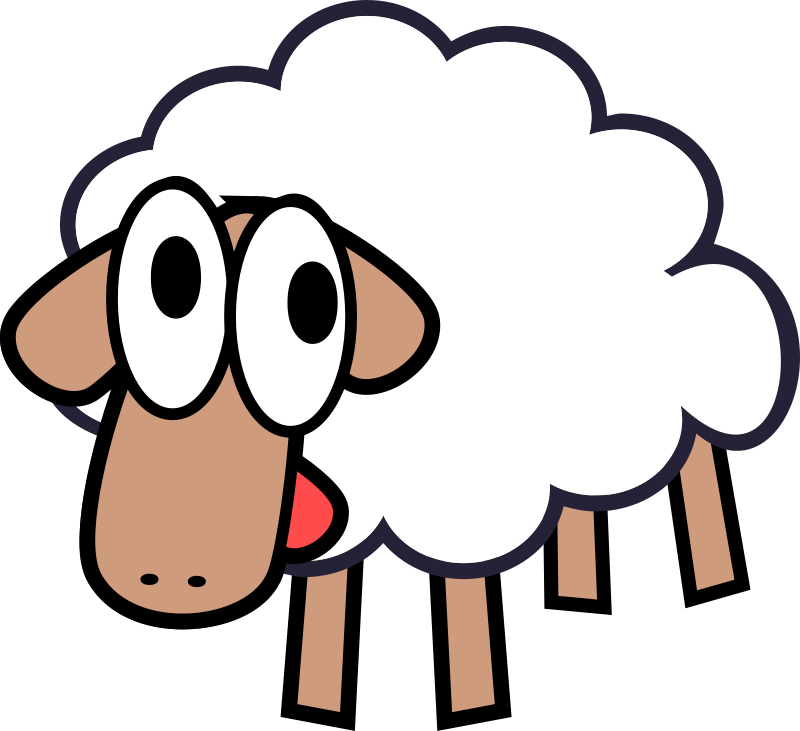
#> input picture src/test001/test.png, 800 x 731 px
$ python ascii.py ./test.png -o ./output.txt
#> lines starting #> are read from the running program, lines starting #| are printed output that depends on the picture
from PIL import Image
import argparse

# cd E:\workspace_psl\IDE\Python\src\test001
# python ./ascii.py ./test.png -o ./output.txt
#命令行输入参数处理
parser = argparse.ArgumentParser()

parser.add_argument('file')     #输入文件
parser.add_argument('-o', '--output')   #输出文件
parser.add_argument('--width', type = int, default = 80) #输出字符画宽
parser.add_argument('--height', type = int, default = 80) #输出字符画高

#获取参数
args = parser.parse_args()
print(args)
# Namespace(file='./test.png', height=80, output='./output.txt', width=80)

IMG = args.file
WIDTH = args.width
HEIGHT = args.height
OUTPUT = args.output

ascii_char = list("$@B%8&WM#*oahkbdpqwmZO0QLCJUYXzcvunxrjft/\|()1{}[]?-_+~<>i!lI;:,\"^`'. ")

# 将256灰度映射到70个字符上
def get_char(r,g,b,alpha = 256):
    if alpha == 0:
        return ' '
    length = len(ascii_char)
    gray = int(0.2126 * r + 0.7152 * g + 0.0722 * b)

    unit = (256.0 + 1)/length
    return ascii_char[int(gray/unit)]

if __name__ == '__main__':

    im = Image.open(IMG)
#> im is the input picture: PIL image 800x731 RGBA; mean R, G, B, A 122.6, 115.8, 113.3, 164.3
    im = im.resize((WIDTH,HEIGHT), Image.NEAREST)
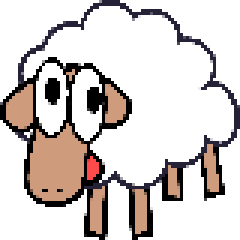
#> im: PIL image 80x80 RGBA (shown 3 times larger); mean R, G, B, A 121.9, 115.2, 112.7, 164.9; transparent parts drawn white

    txt = ""

    for i in range(HEIGHT):
        for j in range(WIDTH):
            txt += get_char(*im.getpixel((j,i)))
        txt += '\n'

    print(txt)
#|                                  *******
#|                                ***********
#|                               ***       ***
#|                              **           **   *******
#|                             **             *******b*****
#|                            #*               **;       j**$

    #字符画输出到文件
    if OUTPUT:
        with open(OUTPUT,'w') as f:
            f.write(txt)
    else:
        with open("output.txt",'w') as f:
            f.write(txt)
